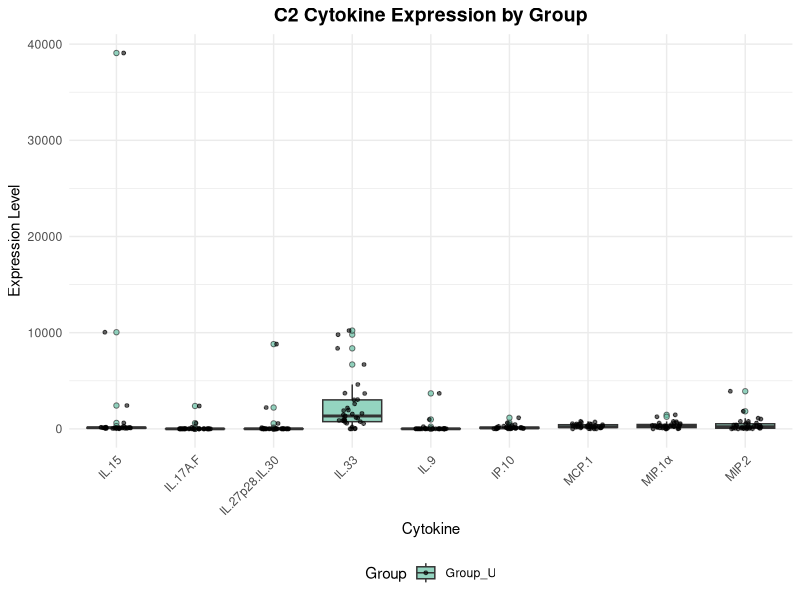
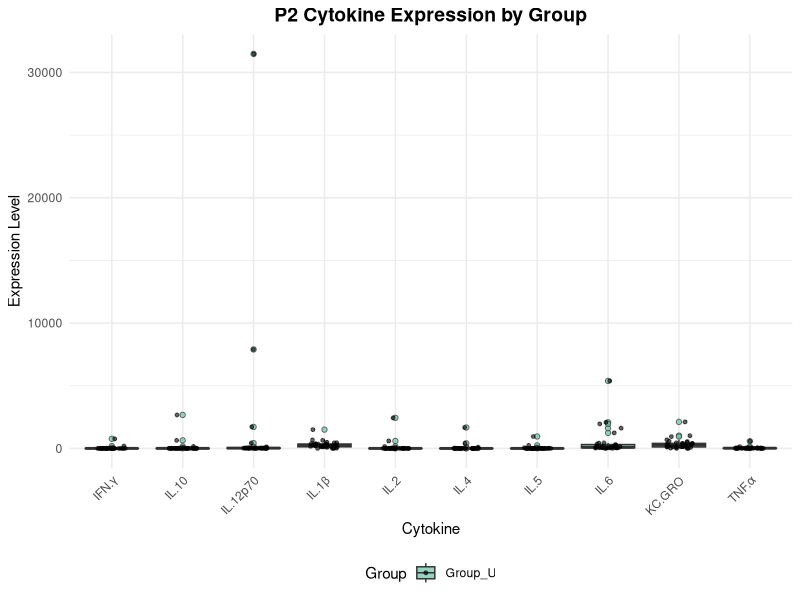
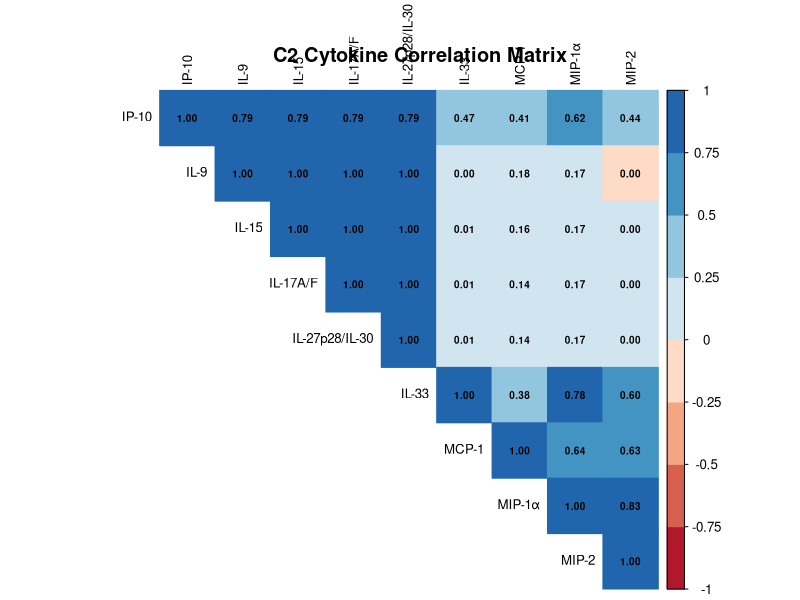
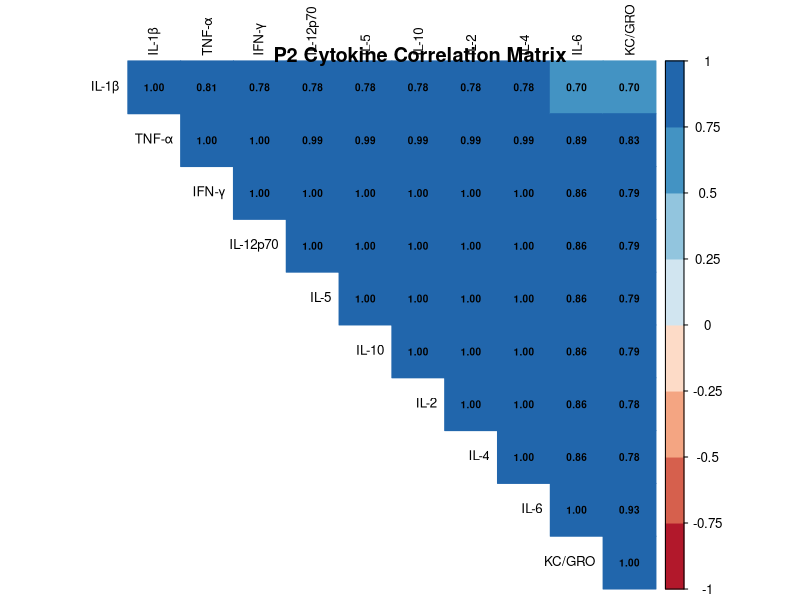

The R script that drew these images, in order:
#!/usr/bin/env Rscript

# Final Working RNA/Cytokine Analysis Script
# Analysis of treatment effects on cytokine expression
# Author: RNA Analysis Pipeline
# Date: 2024

# Load required libraries
suppressPackageStartupMessages({
  library(tidyverse)
  library(readxl)
  library(ggplot2)
  library(corrplot)
  library(RColorBrewer)
  library(reshape2)
})

# Set working directory and create output folder
setwd("/Users/suwa/Desktop/rna_analyze-2")
if (!dir.exists("output")) dir.create("output")
if (!dir.exists("plots")) dir.create("plots")

# Direct approach: read data and process step by step
cat("Loading and processing data...\n")

# Read C2 data
c2_raw <- read_excel("11-19-20-C2.xlsx", skip = 2)
cat("C2 raw data dimensions:", dim(c2_raw), "\n")

# Get cytokine names from first row
c2_cytokines <- as.character(c2_raw[1, -1])
cat("C2 cytokines:", paste(c2_cytokines, collapse = ", "), "\n")

# Get sample IDs from first column, excluding header
c2_samples <- as.character(c2_raw[-1, 1])
# Remove "Row Labels" if present
if (c2_samples[1] == "Row Labels") {
  c2_samples <- c2_samples[-1]
  c2_raw <- c2_raw[-1, ]
}

# Get numeric data
c2_numeric <- c2_raw[-1, -1]
c2_matrix <- as.matrix(c2_numeric)
mode(c2_matrix) <- "numeric"

# Create C2 dataframe
c2_data <- data.frame(
  Sample_ID = c2_samples,
  c2_matrix,
  stringsAsFactors = FALSE
)
colnames(c2_data) <- c("Sample_ID", c2_cytokines)

# Read P2 data
p2_raw <- read_excel("11-19-20-P2.xlsx", skip = 2)
cat("P2 raw data dimensions:", dim(p2_raw), "\n")

# Get cytokine names from first row
p2_cytokines <- as.character(p2_raw[1, -1])
cat("P2 cytokines:", paste(p2_cytokines, collapse = ", "), "\n")

# Get sample IDs from first column, excluding header
p2_samples <- as.character(p2_raw[-1, 1])
# Remove "Row Labels" if present
if (p2_samples[1] == "Row Labels") {
  p2_samples <- p2_samples[-1]
  p2_raw <- p2_raw[-1, ]
}

# Get numeric data
p2_numeric <- p2_raw[-1, -1]
p2_matrix <- as.matrix(p2_numeric)
mode(p2_matrix) <- "numeric"

# Create P2 dataframe
p2_data <- data.frame(
  Sample_ID = p2_samples,
  p2_matrix,
  stringsAsFactors = FALSE
)
colnames(p2_data) <- c("Sample_ID", p2_cytokines)

cat("\nData loaded successfully!\n")
cat("C2 data dimensions:", dim(c2_data), "\n")
cat("P2 data dimensions:", dim(p2_data), "\n")

# Create groups manually using direct string operations
c2_groups <- character(length(c2_samples))
for (i in 1:length(c2_samples)) {
  if (substr(c2_samples[i], 1, 1) == "S") {
    c2_groups[i] <- "Group_S"
  } else {
    c2_groups[i] <- "Group_U"
  }
}

p2_groups <- character(length(p2_samples))
for (i in 1:length(p2_samples)) {
  if (substr(p2_samples[i], 1, 1) == "S") {
    p2_groups[i] <- "Group_S"
  } else {
    p2_groups[i] <- "Group_U"
  }
}

cat("\nGroup assignments:\n")
cat("C2 - Group S:", sum(c2_groups == "Group_S"), ", Group U:", sum(c2_groups == "Group_U"), "\n")
cat("P2 - Group S:", sum(p2_groups == "Group_S"), ", Group U:", sum(p2_groups == "Group_U"), "\n")

# Function to perform statistical analysis
analyze_cytokines <- function(data, groups, cytokine_names, dataset_name) {
  cat("\nAnalyzing", dataset_name, "cytokines...\n")
  
  results <- list()
  
  for (i in 1:length(cytokine_names)) {
    cytokine <- cytokine_names[i]
    values <- data[[cytokine]]
    
    # Split by groups
    group_s_values <- values[groups == "Group_S"]
    group_u_values <- values[groups == "Group_U"]
    
    # Remove NA values
    group_s_values <- group_s_values[!is.na(group_s_values)]
    group_u_values <- group_u_values[!is.na(group_u_values)]
    
    if (length(group_s_values) > 0 && length(group_u_values) > 0) {
      # Perform t-test
      t_test <- t.test(group_s_values, group_u_values)
      
      # Calculate effect size
      pooled_sd <- sqrt(((length(group_s_values) - 1) * var(group_s_values) + 
                         (length(group_u_values) - 1) * var(group_u_values)) / 
                        (length(group_s_values) + length(group_u_values) - 2))
      cohens_d <- (mean(group_s_values) - mean(group_u_values)) / pooled_sd
      
      results[[cytokine]] <- list(
        mean_group_s = mean(group_s_values),
        mean_group_u = mean(group_u_values),
        sd_group_s = sd(group_s_values),
        sd_group_u = sd(group_u_values),
        p_value = t_test$p.value,
        t_statistic = t_test$statistic,
        cohens_d = cohens_d,
        significant = t_test$p.value < 0.05
      )
      
      cat(sprintf("  %s: p = %.4f, Effect size = %.3f, Significant: %s\n", 
                  cytokine, t_test$p.value, cohens_d, ifelse(t_test$p.value < 0.05, "YES", "NO")))
    } else {
      cat("  ", cytokine, ": Insufficient data\n")
    }
  }
  
  return(results)
}

# Perform analysis
c2_stats <- analyze_cytokines(c2_data, c2_groups, c2_cytokines, "C2")
p2_stats <- analyze_cytokines(p2_data, p2_groups, p2_cytokines, "P2")

# Create summary tables
create_summary_table <- function(stats, dataset_name) {
  if (length(stats) == 0) return(NULL)
  
  summary_df <- data.frame(
    Cytokine = names(stats),
    Mean_Group_S = sapply(stats, function(x) round(x$mean_group_s, 3)),
    Mean_Group_U = sapply(stats, function(x) round(x$mean_group_u, 3)),
    SD_Group_S = sapply(stats, function(x) round(x$sd_group_s, 3)),
    SD_Group_U = sapply(stats, function(x) round(x$sd_group_u, 3)),
    P_Value = sapply(stats, function(x) format.pval(x$p_value, digits = 3)),
    T_Statistic = sapply(stats, function(x) round(x$t_statistic, 3)),
    Cohens_D = sapply(stats, function(x) round(x$cohens_d, 3)),
    Significant = sapply(stats, function(x) ifelse(x$significant, "Yes", "No")),
    stringsAsFactors = FALSE
  )
  
  # Sort by p-value
  summary_df <- summary_df[order(summary_df$P_Value), ]
  
  return(summary_df)
}

# Create and save summary tables
c2_summary <- create_summary_table(c2_stats, "C2")
p2_summary <- create_summary_table(p2_stats, "P2")

write.csv(c2_summary, "output/c2_cytokine_summary.csv", row.names = FALSE)
write.csv(p2_summary, "output/p2_cytokine_summary.csv", row.names = FALSE)

# Create visualizations
cat("\nCreating visualizations...\n")

# Prepare data for plotting
c2_plot_data <- data.frame(
  Sample_ID = c2_data$Sample_ID,
  Group = c2_groups,
  c2_data[, -1],
  stringsAsFactors = FALSE
)

p2_plot_data <- data.frame(
  Sample_ID = p2_data$Sample_ID,
  Group = p2_groups,
  p2_data[, -1],
  stringsAsFactors = FALSE
)

# Create boxplots
create_boxplots <- function(data, group_col, cytokine_names, title) {
  # Melt data for plotting
  plot_data <- melt(data, id.vars = c("Sample_ID", group_col), 
                    variable.name = "Cytokine", value.name = "Expression")
  
  # Remove NA values
  plot_data <- plot_data[!is.na(plot_data$Expression), ]
  
  # Create boxplot
  p <- ggplot(plot_data, aes(x = Cytokine, y = Expression, fill = Group)) +
    geom_boxplot(alpha = 0.7, outlier.shape = 21) +
    geom_jitter(width = 0.2, alpha = 0.6, size = 1) +
    scale_fill_brewer(palette = "Set2", name = "Group") +
    theme_minimal() +
    theme(axis.text.x = element_text(angle = 45, hjust = 1),
          plot.title = element_text(hjust = 0.5, size = 14, face = "bold"),
          legend.position = "bottom") +
    labs(title = title,
         x = "Cytokine",
         y = "Expression Level")
  
  return(p)
}

# Create and save boxplots
c2_boxplot <- create_boxplots(c2_plot_data, "Group", c2_cytokines, "C2 Cytokine Expression by Group")
ggsave("plots/c2_cytokine_boxplots.png", c2_boxplot, width = 12, height = 8, dpi = 300)

p2_boxplot <- create_boxplots(p2_plot_data, "Group", p2_cytokines, "P2 Cytokine Expression by Group")
ggsave("plots/p2_cytokine_boxplots.png", p2_boxplot, width = 12, height = 8, dpi = 300)

# Create correlation plots
create_correlation_plot <- function(data, cytokine_names, title) {
  # Extract numeric data
  numeric_data <- data[, cytokine_names]
  
  # Calculate correlation matrix
  cor_matrix <- cor(numeric_data, use = "pairwise.complete.obs")
  
  # Create correlation plot
  png(paste0("plots/", gsub(" ", "_", tolower(title)), ".png"), 
      width = 10, height = 8, units = "in", res = 300)
  corrplot(cor_matrix, 
           method = "color",
           type = "upper",
           order = "hclust",
           tl.cex = 0.8,
           tl.col = "black",
           addCoef.col = "black",
           number.cex = 0.6,
           col = brewer.pal(n = 8, name = "RdBu"))
  title(title, line = 1)
  dev.off()
}

create_correlation_plot(c2_data, c2_cytokines, "C2 Cytokine Correlation Matrix")
create_correlation_plot(p2_data, p2_cytokines, "P2 Cytokine Correlation Matrix")

# Create summary report
cat("\nGenerating summary report...\n")

report_content <- paste0('
RNA/Cytokine Analysis Summary Report
====================================

Analysis Date: ', Sys.Date(), '
Data Files: 11-19-20-C2.xlsx, 11-19-20-P2.xlsx

Sample Groups:
- Group S: Samples S001-S008 (Treatment group 1)
- Group U: Samples U001-U026 (Treatment group 2)

C2 Cytokines Analyzed: ', paste(c2_cytokines, collapse = ", "), '

P2 Cytokines Analyzed: ', paste(p2_cytokines, collapse = ", "), '

Statistical Analysis:
- Test: Two-sample t-test
- Effect size: Cohen\'s d
- Significance threshold: p < 0.05

Key Findings:
============

C2 Cytokines - Significantly Different (p < 0.05):
', paste(sapply(names(c2_stats), function(cytokine) {
    if (c2_stats[[cytokine]]$significant) {
        paste0("- ", cytokine, ": p = ", format.pval(c2_stats[[cytokine]]$p_value, digits = 3),
               ", Effect size = ", round(c2_stats[[cytokine]]$cohens_d, 3))
    }
}), collapse = "\n"), '

P2 Cytokines - Significantly Different (p < 0.05):
', paste(sapply(names(p2_stats), function(cytokine) {
    if (p2_stats[[cytokine]]$significant) {
        paste0("- ", cytokine, ": p = ", format.pval(p2_stats[[cytokine]]$p_value, digits = 3),
               ", Effect size = ", round(p2_stats[[cytokine]]$cohens_d, 3))
    }
}), collapse = "\n"), '

Files Generated:
- output/c2_cytokine_summary.csv
- output/p2_cytokine_summary.csv
- plots/c2_cytokine_boxplots.png
- plots/p2_cytokine_boxplots.png
- plots/c2_cytokine_correlation_matrix.png
- plots/p2_cytokine_correlation_matrix.png

Analysis complete!
')

writeLines(report_content, "output/analysis_summary.txt")

# Print final summary
cat("\n==================================================\n")
cat("ANALYSIS COMPLETE!\n")
cat("==================================================\n\n")

cat("Files generated:\n")
cat("- output/c2_cytokine_summary.csv\n")
cat("- output/p2_cytokine_summary.csv\n")
cat("- output/analysis_summary.txt\n")
cat("- plots/ (visualization files)\n\n")

cat("Key Results:\n")
cat("C2 Cytokines - Significantly different:\n")
for (cytokine in names(c2_stats)) {
  if (c2_stats[[cytokine]]$significant) {
    cat(sprintf("  %s: p = %.4f, Effect size = %.3f\n", 
                cytokine, c2_stats[[cytokine]]$p_value, c2_stats[[cytokine]]$cohens_d))
  }
}

cat("\nP2 Cytokines - Significantly different:\n")
for (cytokine in names(p2_stats)) {
  if (p2_stats[[cytokine]]$significant) {
    cat(sprintf("  %s: p = %.4f, Effect size = %.3f\n", 
                cytokine, p2_stats[[cytokine]]$p_value, p2_stats[[cytokine]]$cohens_d))
  }
}

cat("\nCheck 'output/analysis_summary.txt' for a complete summary!\n")

